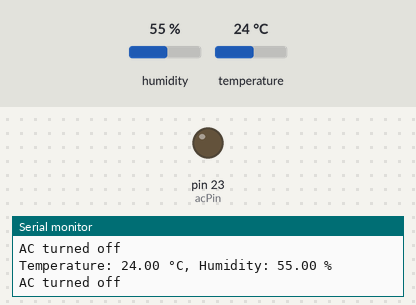
The sketch below on a simulated Arduino Mega 2560, built with avr-gcc and run on an emulated ATmega2560. Parts: output pins drawn as LEDs (lit = HIGH), the last lines printed to the serial monitor. The test bench sets the inputs (shaded band); at power-on: temperature 24 °C, humidity 55 %.

Above: at 4.8 s.
4.9 s: temperature set to 27 °C
7.9 s: temperature set to 30 °C
At 9.2 s:
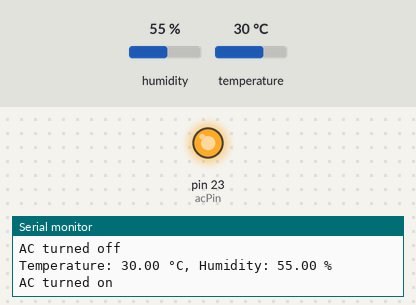
10.9 s: temperature set to 12 °C
At 12.9 s:
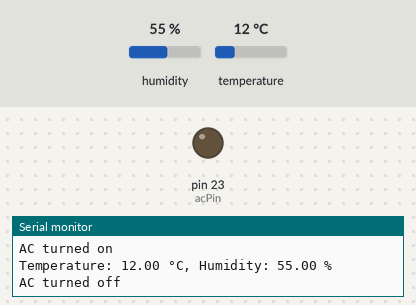
13.9 s: temperature set to 33 °C
At 15.3 s:
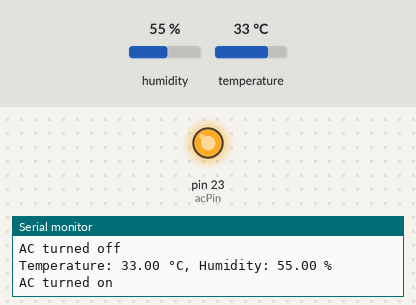
Timing chart, 0 to 16.9 s (numbered marks = the images above; inputs shaded):
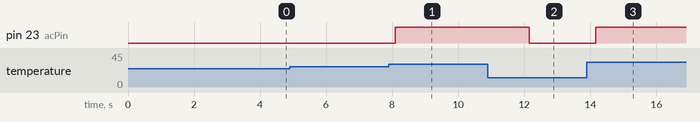

The sketch:

DHT11_V2.ino
```cpp
#include <DHT.h>

#define DHTPIN 4          // Pin where the DHT11 sensor is connected
#define DHTTYPE DHT11     // Type of the DHT sensor

DHT dht(DHTPIN, DHTTYPE);

const int acPin = 23;    // Pin connected to the AC relay or control

void setup() {
  Serial.begin(115200);
  dht.begin();
  pinMode(acPin, OUTPUT);
  digitalWrite(acPin, LOW); // Ensure AC is initially off
}

void loop() {
  delay(2000); // Delay for 2 seconds

  float temperature = dht.readTemperature(); // Read temperature in Celsius
  float humidity = dht.readHumidity();       // Read humidity

  if (isnan(temperature) || isnan(humidity)) {
    Serial.println("Failed to read from DHT sensor!");
  } else {
    Serial.print("Temperature: ");
    Serial.print(temperature);
    Serial.print(" °C, Humidity: ");
    Serial.print(humidity);
    Serial.println(" %");

    if (temperature > 28) {
      digitalWrite(acPin, HIGH); // Turn on AC
      Serial.println("AC turned on");
    } else {
      digitalWrite(acPin, LOW);  // Turn off AC
      Serial.println("AC turned off");
    }
  }
}
```

Measured:
- the behaviour switches between 28 and 29 °C on temperature (found by bisection; images 0 and 1)
- after the input at 7.9 s, pin 23 (acPin): LOW → HIGH after 0.20 s
- after the input at 10.9 s, pin 23 (acPin): HIGH → LOW after 1.2 s
- after the input at 13.9 s, pin 23 (acPin): LOW → HIGH after 0.27 s
